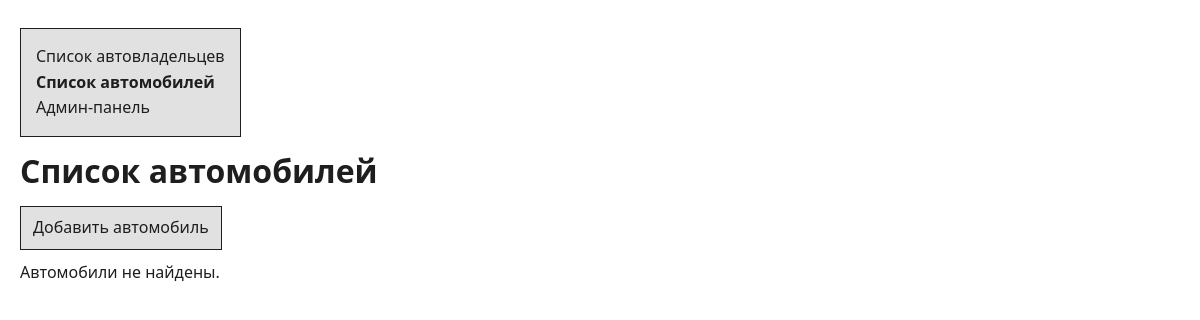
The page /car/list/ on the database as committed earlier.
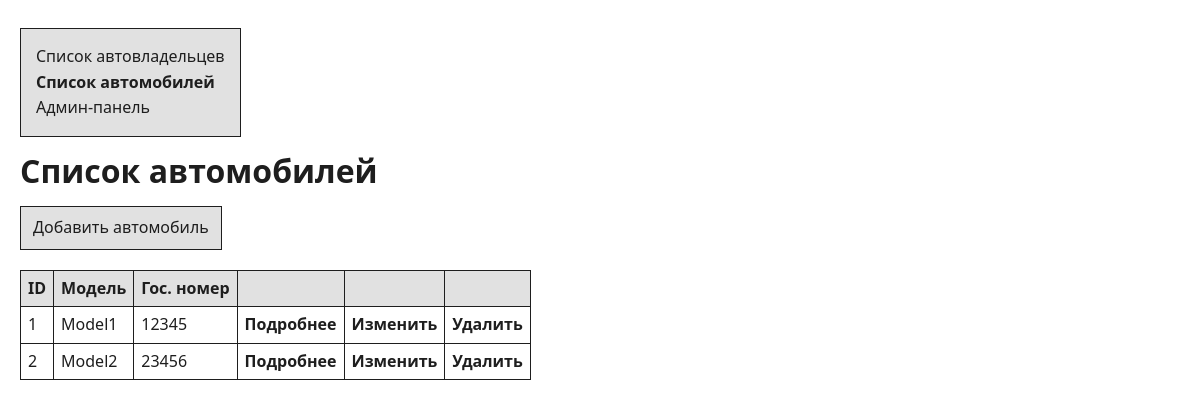
The same page on the database as committed later.
### project_first_app/models.py (models this page shows, shortened)
class Car(models.Model):
    car_id = models.AutoField(primary_key=True)
    license_plate = models.CharField(max_length=15)
    model = models.CharField(max_length=20)
    color = models.CharField(max_length=30, null=True, blank=True)

### project_first_app/views.py (the view)
# urls.py: path('car/list/', views.CarsListView.as_view(), name='cars_list'),
class CarsListView(ListView):
    model = Car
    template_name = 'cars/cars_list.html'
    context_object_name = 'cars'

### templates/cars/cars_list.html (shortened to what this page needs)
{% load static %}
<!DOCTYPE html>
<html lang="ru">
<head>
    <link rel="stylesheet" href="{% static 'css/styles.css'%}" type="text/css">
</head>
<body>
    <div class="nav-menu">
        <a href="{% url 'owners_list' %}">Список автовладельцев</a>
        <p><strong>Список автомобилей</strong></p>
        <a href="/admin">Админ-панель</a>
    </div>
    <h1>Список автомобилей</h1>
    <a href="{% url 'create_car' %}" class="create-button">Добавить автомобиль</a>
    {% if cars %}
        <table class="table">
            <thead>
                <tr>
                    <th>ID</th>
                    <th>Модель</th>
                    <th>Гос. номер</th>
                    <th></th>
                    <th></th>
                    <th></th>
                </tr>
            </thead>
            <tbody>
                {% for car in cars %}
                <tr>
                    <td>{{ car.car_id }}</td>
                    <td>{{ car.model }}</td>
                    <td>{{ car.license_plate }}</td>
                    <td>
                        <a href="{% url 'car_detail' car.car_id %}">
                            Подробнее
                        </a>
                    </td>
                    <td>
                        <a href="{% url 'edit_car' car.car_id %}">
                            Изменить
                        </a>
                    </td>
                    <td>
                        <a href="{% url 'delete_car' car.car_id %}" class="delete">
                            Удалить
                        </a>
                    </td>
                </tr>
                {% endfor %}
            </tbody>
        </table>
    {% else %}
        <p>Автомобили не найдены.</p>
    {% endif %}
</body>
</html>

Rows that differ between the two databases and show on the page:
added Car: car_id "1", model "Model1", license_plate "12345"
added Car: car_id "2", model "Model2", license_plate "23456"
Other text that changed with them:
text no longer shown: "Автомобили не найдены."
text now shown: "ID Модель Гос. номер"
